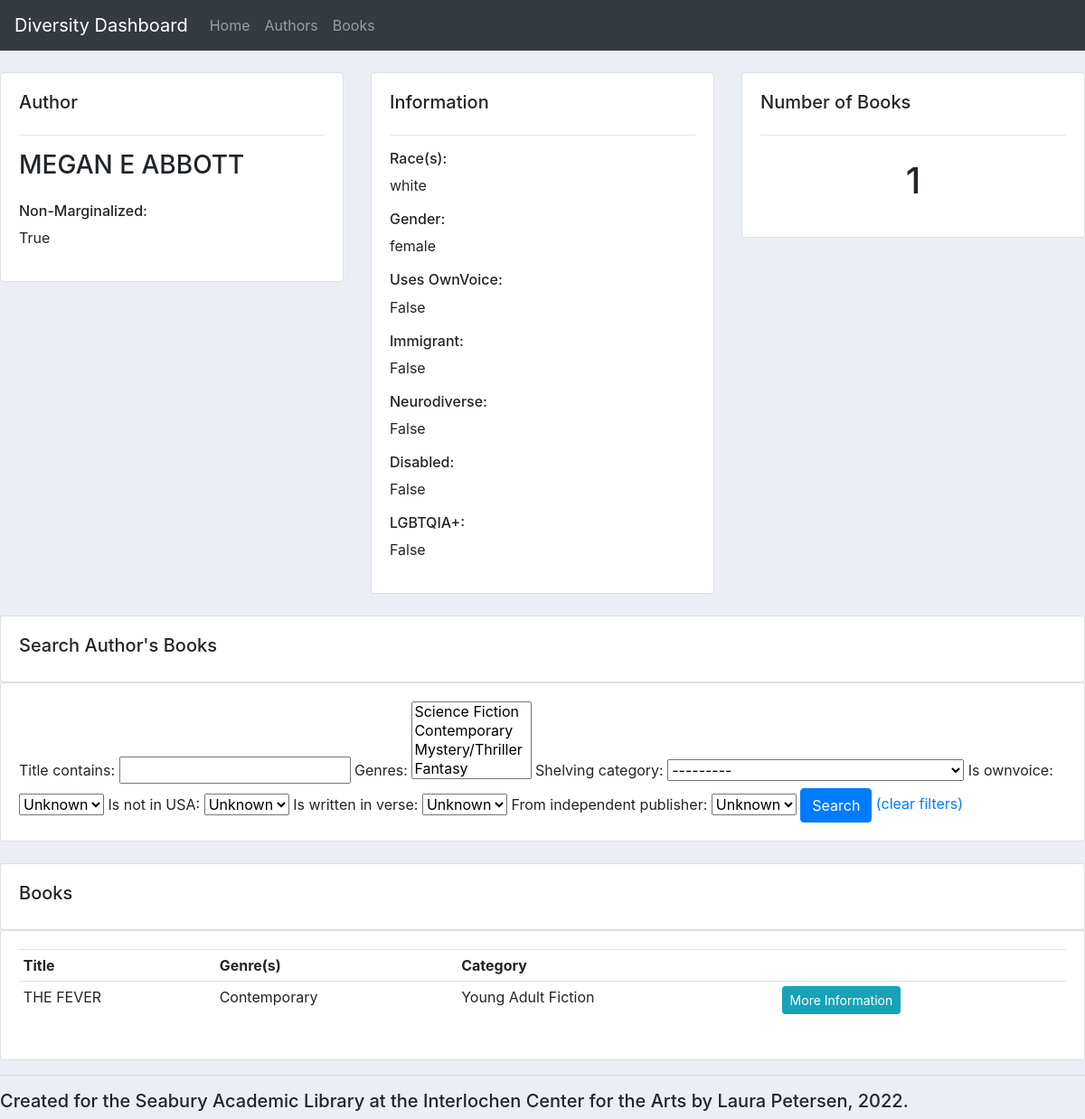
/author_info/3/, run on the app's committed database.
### library/models.py (models this page shows, shortened)
class Author(models.Model):
    first_name = models.CharField(max_length=100, null=True)
    last_name = models.CharField(max_length=100, null=True)
    full_name = models.CharField(max_length=200, null=True)
    races = models.ManyToManyField(Race)
    gender = models.ForeignKey(Gender, on_delete=models.SET_NULL, null=True)
    non_marginalized = models.BooleanField()
    uses_ownvoice = models.BooleanField()
    is_immigrant = models.BooleanField()
    is_neurodiverse = models.BooleanField()
    is_disabled = models.BooleanField()
    is_lgbtqia = models.BooleanField()
    notes = models.CharField(max_length=500, null=True, blank=True)
    books = models.ManyToManyField(Book)

class Race(models.Model):
    name = models.CharField(max_length=100, null=True)
    description = models.CharField(max_length=500, null=True, blank=True)

class Gender(models.Model):
    name = models.CharField(max_length=100, null=True)
    description = models.CharField(max_length=500, null=True, blank=True)
    def __str__(self):
        return self.name

class Book(models.Model):
    title = models.CharField(max_length=200, null=True)
    genres = models.ManyToManyField(Genre)
    shelving_category = models.ForeignKey(ShelvingCategory, null=True, on_delete=models.SET_NULL)
    is_ownvoice = models.BooleanField()
    is_not_in_USA = models.BooleanField()
    is_verse = models.BooleanField(verbose_name='Is written in verse')
    from_independent_publisher = models.BooleanField()
    characters = models.OneToOneField(Characters, on_delete=models.CASCADE, null=True)
    notes = models.CharField(max_length=500, null=True, blank=True)

class Genre(models.Model):
    name = models.CharField(max_length=100, null=True)
    description = models.CharField(max_length=500, null=True, blank=True)
    def __str__(self):
        return self.name

class ShelvingCategory(models.Model):
    name = models.CharField(max_length=100, null=True)
    description = models.CharField(max_length=500, null=True, blank=True)
    def __str__(self):
        return self.name

### library/views.py (the view)
# urls.py: path('author_info/<str:pk>/', views.author_info, name='author_info'),
def author_info(request, pk): # pk stands for primary key, will prob be the id
    author = Author.objects.get(id=pk)
    books = author.books
    myFilter = BookFilter(request.GET, queryset=books)
    books = myFilter.qs
    context = {'author': author, 'books': books, 'myFilter': myFilter}
    return render(request, 'library/author_info.html', context)

### library/templates/library/author_info.html (shortened to what this page needs)
{% extends 'library/main.html' %}
{% block content %}
    <br>
<div class="row">
    <div class="col-md">
        <div class="card card-body">
            <h5>Author</h5>
            <hr>
            <h3>{{author.full_name}}</h3>
            <h6>Non-Marginalized:</h6>
            <p>{{author.non_marginalized}}</p>
        </div>
    </div>
    <div class="col-md">
        <div class="card card-body">
                <h5>Information</h5>
                <hr>
                <h6>Race(s):</h6>
                    {% for race in author.races.values %}
                    <p>{{race.name}}</p>
                    {% endfor %}
                <h6>Gender:</h6>
                <p>{{author.gender}}</p>
                <h6>Uses OwnVoice:</h6>
                <p>{{author.uses_ownvoice}}</p>
                <h6>Immigrant:</h6>
                <p>{{author.is_immigrant}}</p>
                <h6>Neurodiverse:</h6>
                <p>{{author.is_neurodiverse}}</p>
                <h6>Disabled:</h6>
                <p>{{author.is_disabled}}</p>
                <h6>LGBTQIA+:</h6>
                <p>{{author.is_lgbtqia}}</p>
        </div>
    </div>
    <div class="col-md">
        <div class="card card-body">
            <h5>Number of Books</h5>
            <hr>
            <h1 style="text-align: center;padding: 10px">{{author.books.count}}</h1>
        </div>
    </div>
</div>
<br>
    <div class="row">
        <div class="col">
            <div class="card card-body">
                <h5>Search Author's Books</h5>
            </div>
            <div class="card card-body">
                <form method="get">
                    {{myFilter.form}}
                    <button class="btn btn-primary" type="submit">Search</button>
                    <a href="{% url 'author_info' author.id %}">(clear filters)</a>
                </form>
            </div>
        </div>
    </div>
<br>
<div class="row">
    <div class="col-md">
        <div class="card card-body">
            <h5>Books</h5>
        </div>
        <div class="card card-body">
            <table class="table table-sm">
                <tr>
                    <th>Title</th>
                    <th>Genre(s)</th>
                    <th>Category</th>
                    <th></th>
                </tr>
                {% for book in books %}
                    <tr>
                        <td>{{book.title}}</td>
                        <td>{% for genre in book.genres.values %}
                            <p>{{genre.name}}</p>
                            {% endfor %}</td>
                        <td>{{book.shelving_category}}</td>
                        <td><a class='btn btn-sm btn-info'href="{% url 'book_info' book.id %}">More Information</a></td>
                    </tr>
                {% endfor %}
            </table>
        </div>
    </div>
</div>
{% endblock %}

### library/templates/library/main.html (style rules this page uses)
body { background-color: #ebeff5; }

### data on the page
Author: full_name "MEGAN E ABBOTT", non_marginalized "True", gender "female", uses_ownvoice "False", is_immigrant "False", is_neurodiverse "False", is_disabled "False", is_lgbtqia "False", books.count "1"
Race: name "white"
Book: title "THE FEVER", shelving_category "Young Adult Fiction"
Genre: name "Contemporary"
